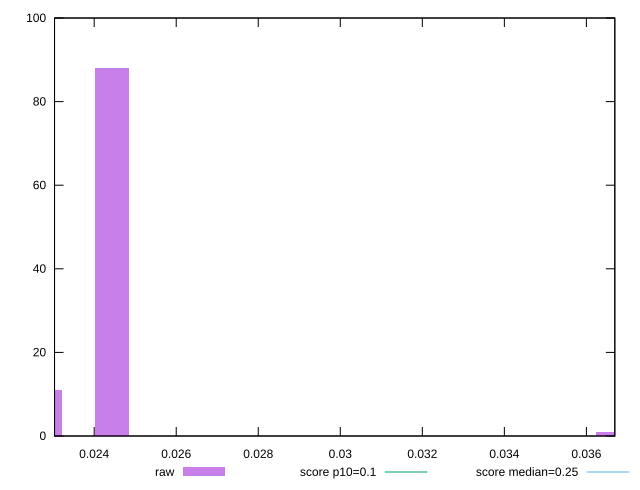

Generate this figure with gnuplot:
reset

$raw <<EOF
0.024432941048921 88
0.022804078312326264 11
0.036649411573381495 1
EOF

set key outside below
set boxwidth 0.0008144313682973666
set xrange [0.023033367262946237:0.036692872471279565]
set yrange [0:100]
set trange [0:100]
set style fill transparent solid 0.5 noborder

set parametric
set terminal svg size 640, 490 enhanced background rgb 'white'
set output "reports/report_00031_2021-02-24T23-18-18.084Z/cumulative-layout-shift/samples/music/raw/histogram.svg"

plot $raw title "raw" with boxes, \
     0.1,t title "score p10=0.1", \
     0.25,t title "score median=0.25"

reset
